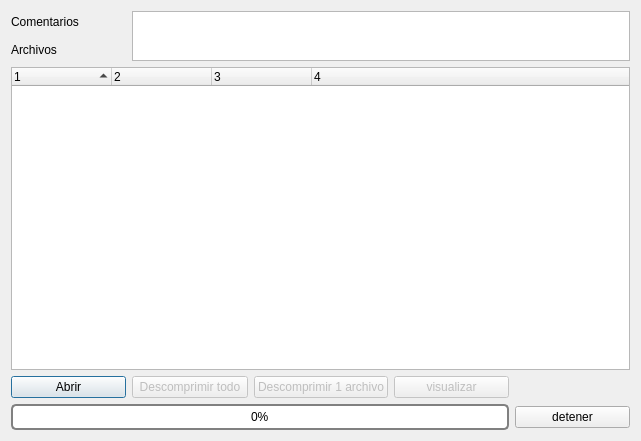
<?xml version="1.0" encoding="UTF-8"?>
<ui version="4.0">
 <class>GuiZip</class>
 <widget class="QDialog" name="GuiZip">
  <property name="windowModality">
   <enum>Qt::ApplicationModal</enum>
  </property>
  <property name="geometry">
   <rect>
    <x>0</x>
    <y>0</y>
    <width>641</width>
    <height>441</height>
   </rect>
  </property>
  <property name="windowTitle">
   <string>Archivos Comprimidos</string>
  </property>
  <property name="windowIcon">
   <iconset resource="recursos.qrc">
    <normaloff>:/img/iconos/portada.png</normaloff>:/img/iconos/portada.png</iconset>
  </property>
  <property name="windowOpacity">
   <double>3.000000000000000</double>
  </property>
  <property name="styleSheet">
   <string notr="true">QProgressBar {
    border: 2px solid grey;
    border-radius: 5px;
	text-align: center;
}

 QProgressBar::chunk {
     background-color: #05B8CC;
     width: 20px;

 }


</string>
  </property>
  <layout class="QGridLayout" name="gridLayout">
   <item row="0" column="0">
    <widget class="QLabel" name="label">
     <property name="text">
      <string>Comentarios</string>
     </property>
    </widget>
   </item>
   <item row="0" column="1" rowspan="2" colspan="4">
    <widget class="QTextEdit" name="txtComentarios">
     <property name="maximumSize">
      <size>
       <width>501</width>
       <height>50</height>
      </size>
     </property>
    </widget>
   </item>
   <item row="3" column="0">
    <widget class="QPushButton" name="btnAbrir">
     <property name="text">
      <string>Abrir</string>
     </property>
    </widget>
   </item>
   <item row="2" column="0" colspan="5">
    <widget class="QTreeWidget" name="treeWidget">
     <property name="layoutDirection">
      <enum>Qt::LeftToRight</enum>
     </property>
     <property name="sizeAdjustPolicy">
      <enum>QAbstractScrollArea::AdjustIgnored</enum>
     </property>
     <property name="editTriggers">
      <set>QAbstractItemView::DoubleClicked|QAbstractItemView::EditKeyPressed|QAbstractItemView::SelectedClicked</set>
     </property>
     <property name="alternatingRowColors">
      <bool>true</bool>
     </property>
     <property name="sortingEnabled">
      <bool>true</bool>
     </property>
     <property name="animated">
      <bool>true</bool>
     </property>
     <property name="allColumnsShowFocus">
      <bool>true</bool>
     </property>
     <property name="columnCount">
      <number>4</number>
     </property>
     <column>
      <property name="text">
       <string notr="true">1</string>
      </property>
     </column>
     <column>
      <property name="text">
       <string notr="true">2</string>
      </property>
     </column>
     <column>
      <property name="text">
       <string notr="true">3</string>
      </property>
     </column>
     <column>
      <property name="text">
       <string notr="true">4</string>
      </property>
     </column>
    </widget>
   </item>
   <item row="3" column="1">
    <widget class="QPushButton" name="btnDescomprimir">
     <property name="enabled">
      <bool>false</bool>
     </property>
     <property name="text">
      <string>Descomprimir todo</string>
     </property>
    </widget>
   </item>
   <item row="3" column="2">
    <widget class="QPushButton" name="btnDescomprimirIndividual">
     <property name="enabled">
      <bool>false</bool>
     </property>
     <property name="text">
      <string>Descomprimir 1 archivo</string>
     </property>
    </widget>
   </item>
   <item row="1" column="0">
    <widget class="QLabel" name="label_2">
     <property name="text">
      <string>Archivos</string>
     </property>
    </widget>
   </item>
   <item row="4" column="0" colspan="4">
    <widget class="QProgressBar" name="progressBar">
     <property name="autoFillBackground">
      <bool>false</bool>
     </property>
     <property name="styleSheet">
      <string notr="true"/>
     </property>
     <property name="value">
      <number>0</number>
     </property>
    </widget>
   </item>
   <item row="4" column="4">
    <widget class="QPushButton" name="brnDetener">
     <property name="text">
      <string>detener</string>
     </property>
    </widget>
   </item>
   <item row="3" column="3">
    <widget class="QPushButton" name="btnvisualizar">
     <property name="enabled">
      <bool>false</bool>
     </property>
     <property name="text">
      <string>visualizar</string>
     </property>
    </widget>
   </item>
  </layout>
 </widget>
 <resources>
  <include location="recursos.qrc"/>
 </resources>
 <connections/>
</ui>
